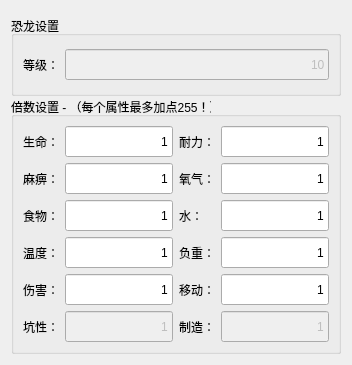
      <widget class="QWidget" name="tab_3">
       <attribute name="title">
        <string>野生恐龙</string>
       </attribute>
       <layout class="QGridLayout" name="gridLayout_16">
        <item row="0" column="0">
         <widget class="QGroupBox" name="groupBox_10">
          <property name="sizePolicy">
           <sizepolicy hsizetype="Preferred" vsizetype="Preferred">
            <horstretch>0</horstretch>
            <verstretch>0</verstretch>
           </sizepolicy>
          </property>
          <property name="minimumSize">
           <size>
            <width>0</width>
            <height>80</height>
           </size>
          </property>
          <property name="maximumSize">
           <size>
            <width>16777215</width>
            <height>70</height>
           </size>
          </property>
          <property name="title">
           <string>恐龙设置</string>
          </property>
          <layout class="QGridLayout" name="gridLayout_15">
           <item row="0" column="0">
            <widget class="QLabel" name="label_70">
             <property name="sizePolicy">
              <sizepolicy hsizetype="Preferred" vsizetype="Minimum">
               <horstretch>0</horstretch>
               <verstretch>0</verstretch>
              </sizepolicy>
             </property>
             <property name="minimumSize">
              <size>
               <width>0</width>
               <height>31</height>
              </size>
             </property>
             <property name="maximumSize">
              <size>
               <width>16777215</width>
               <height>31</height>
              </size>
             </property>
             <property name="text">
              <string>等级：</string>
             </property>
            </widget>
           </item>
           <item row="0" column="1">
            <widget class="QLineEdit" name="lineEdit_70">
             <property name="enabled">
              <bool>false</bool>
             </property>
             <property name="minimumSize">
              <size>
               <width>0</width>
               <height>31</height>
              </size>
             </property>
             <property name="maximumSize">
              <size>
               <width>16777215</width>
               <height>31</height>
              </size>
             </property>
             <property name="text">
              <string>10</string>
             </property>
             <property name="alignment">
              <set>Qt::AlignRight|Qt::AlignTrailing|Qt::AlignVCenter</set>
             </property>
            </widget>
           </item>
          </layout>
         </widget>
        </item>
        <item row="1" column="0">
         <widget class="QGroupBox" name="groupBox_9">
          <property name="minimumSize">
           <size>
            <width>0</width>
            <height>230</height>
           </size>
          </property>
          <property name="maximumSize">
           <size>
            <width>16777215</width>
            <height>16777215</height>
           </size>
          </property>
          <property name="title">
           <string>倍数设置 - （每个属性最多加点255！）</string>
          </property>
          <layout class="QGridLayout" name="gridLayout_14">
           <item row="1" column="3">
            <widget class="QLineEdit" name="lineEdit_58">
             <property name="minimumSize">
              <size>
               <width>0</width>
               <height>31</height>
              </size>
             </property>
             <property name="maximumSize">
              <size>
               <width>16777215</width>
               <height>31</height>
              </size>
             </property>
             <property name="text">
              <string>1</string>
             </property>
             <property name="alignment">
              <set>Qt::AlignRight|Qt::AlignTrailing|Qt::AlignVCenter</set>
             </property>
            </widget>
           </item>
           <item row="2" column="0">
            <widget class="QLabel" name="label_57">
             <property name="minimumSize">
              <size>
               <width>0</width>
               <height>31</height>
              </size>
             </property>
             <property name="maximumSize">
              <size>
               <width>16777215</width>
               <height>31</height>
              </size>
             </property>
             <property name="text">
              <string>食物：</string>
             </property>
            </widget>
           </item>
           <item row="0" column="0">
            <widget class="QLabel" name="label_59">
             <property name="minimumSize">
              <size>
               <width>0</width>
               <height>31</height>
              </size>
             </property>
             <property name="maximumSize">
              <size>
               <width>16777215</width>
               <height>31</height>
              </size>
             </property>
             <property name="text">
              <string>生命：</string>
             </property>
            </widget>
           </item>
           <item row="0" column="1">
            <widget class="QLineEdit" name="lineEdit_59">
             <property name="minimumSize">
              <size>
               <width>0</width>
               <height>31</height>
              </size>
             </property>
             <property name="maximumSize">
              <size>
               <width>16777215</width>
               <height>31</height>
              </size>
             </property>
             <property name="layoutDirection">
              <enum>Qt::LeftToRight</enum>
             </property>
             <property name="inputMethodHints">
              <set>Qt::ImhNone</set>
             </property>
             <property name="text">
              <string>1</string>
             </property>
             <property name="echoMode">
              <enum>QLineEdit::Normal</enum>
             </property>
             <property name="alignment">
              <set>Qt::AlignRight|Qt::AlignTrailing|Qt::AlignVCenter</set>
             </property>
             <property name="dragEnabled">
              <bool>false</bool>
             </property>
             <property name="cursorMoveStyle">
              <enum>Qt::LogicalMoveStyle</enum>
             </property>
            </widget>
           </item>
           <item row="0" column="2">
            <widget class="QLabel" name="label_60">
             <property name="minimumSize">
              <size>
               <width>0</width>
               <height>31</height>
              </size>
             </property>
             <property name="maximumSize">
              <size>
               <width>16777215</width>
               <height>31</height>
              </size>
             </property>
             <property name="text">
              <string>耐力：</string>
             </property>
            </widget>
           </item>
           <item row="1" column="0">
            <widget class="QLabel" name="label_61">
             <property name="minimumSize">
              <size>
               <width>0</width>
               <height>31</height>
              </size>
             </property>
             <property name="maximumSize">
              <size>
               <width>16777215</width>
               <height>31</height>
              </size>
             </property>
             <property name="text">
              <string>麻痹：</string>
             </property>
            </widget>
           </item>
           <item row="1" column="2">
            <widget class="QLabel" name="label_62">
             <property name="minimumSize">
              <size>
               <width>0</width>
               <height>31</height>
              </size>
             </property>
             <property name="maximumSize">
              <size>
               <width>16777215</width>
               <height>31</height>
              </size>
             </property>
             <property name="text">
              <string>氧气：</string>
             </property>
            </widget>
           </item>
           <item row="0" column="3">
            <widget class="QLineEdit" name="lineEdit_60">
             <property name="minimumSize">
              <size>
               <width>0</width>
               <height>31</height>
              </size>
             </property>
             <property name="maximumSize">
              <size>
               <width>16777215</width>
               <height>31</height>
              </size>
             </property>
             <property name="text">
              <string>1</string>
             </property>
             <property name="alignment">
              <set>Qt::AlignRight|Qt::AlignTrailing|Qt::AlignVCenter</set>
             </property>
            </widget>
           </item>
           <item row="1" column="1">
            <widget class="QLineEdit" name="lineEdit_61">
             <property name="minimumSize">
              <size>
               <width>0</width>
               <height>31</height>
              </size>
             </property>
             <property name="maximumSize">
              <size>
               <width>16777215</width>
               <height>31</height>
              </size>
             </property>
             <property name="text">
              <string>1</string>
             </property>
             <property name="alignment">
              <set>Qt::AlignRight|Qt::AlignTrailing|Qt::AlignVCenter</set>
             </property>
            </widget>
           </item>
           <item row="3" column="0">
            <widget class="QLabel" name="label_63">
             <property name="minimumSize">
              <size>
               <width>0</width>
               <height>31</height>
              </size>
             </property>
             <property name="maximumSize">
              <size>
               <width>16777215</width>
               <height>31</height>
              </size>
             </property>
             <property name="text">
              <string>温度：</string>
             </property>
            </widget>
           </item>
           <item row="2" column="3">
            <widget class="QLineEdit" name="lineEdit_62">
             <property name="minimumSize">
              <size>
               <width>0</width>
               <height>31</height>
              </size>
             </property>
             <property name="maximumSize">
              <size>
               <width>16777215</width>
               <height>31</height>
              </size>
             </property>
             <property name="text">
              <string>1</string>
             </property>
             <property name="alignment">
              <set>Qt::AlignRight|Qt::AlignTrailing|Qt::AlignVCenter</set>
             </property>
            </widget>
           </item>
           <item row="2" column="2">
            <widget class="QLabel" name="label_64">
             <property name="minimumSize">
              <size>
               <width>0</width>
               <height>31</height>
              </size>
             </property>
             <property name="maximumSize">
              <size>
               <width>16777215</width>
               <height>31</height>
              </size>
             </property>
             <property name="text">
              <string>水：</string>
             </property>
            </widget>
           </item>
           <item row="2" column="1">
            <widget class="QLineEdit" name="lineEdit_63">
             <property name="minimumSize">
              <size>
               <width>0</width>
               <height>31</height>
              </size>
             </property>
             <property name="maximumSize">
              <size>
               <width>16777215</width>
               <height>31</height>
              </size>
             </property>
             <property name="text">
              <string>1</string>
             </property>
             <property name="alignment">
              <set>Qt::AlignRight|Qt::AlignTrailing|Qt::AlignVCenter</set>
             </property>
            </widget>
           </item>
           <item row="3" column="1">
            <widget class="QLineEdit" name="lineEdit_64">
             <property name="minimumSize">
              <size>
               <width>0</width>
               <height>31</height>
              </size>
             </property>
             <property name="maximumSize">
              <size>
               <width>16777215</width>
               <height>31</height>
              </size>
             </property>
             <property name="text">
              <string>1</string>
             </property>
             <property name="alignment">
              <set>Qt::AlignRight|Qt::AlignTrailing|Qt::AlignVCenter</set>
             </property>
            </widget>
           </item>
           <item row="4" column="0">
            <widget class="QLabel" name="label_65">
             <property name="minimumSize">
              <size>
               <width>0</width>
               <height>31</height>
              </size>
             </property>
             <property name="maximumSize">
              <size>
               <width>16777215</width>
               <height>31</height>
              </size>
             </property>
             <property name="text">
              <string>伤害：</string>
             </property>
            </widget>
           </item>
           <item row="3" column="2">
            <widget class="QLabel" name="label_66">
             <property name="minimumSize">
              <size>
               <width>0</width>
               <height>31</height>
              </size>
             </property>
             <property name="maximumSize">
              <size>
               <width>16777215</width>
               <height>31</height>
              </size>
             </property>
             <property name="text">
              <string>负重：</string>
             </property>
            </widget>
           </item>
           <item row="3" column="3">
            <widget class="QLineEdit" name="lineEdit_65">
             <property name="minimumSize">
              <size>
               <width>0</width>
               <height>31</height>
              </size>
             </property>
             <property name="maximumSize">
              <size>
               <width>16777215</width>
               <height>31</height>
              </size>
             </property>
             <property name="text">
              <string>1</string>
             </property>
             <property name="alignment">
              <set>Qt::AlignRight|Qt::AlignTrailing|Qt::AlignVCenter</set>
             </property>
            </widget>
           </item>
           <item row="4" column="1">
            <widget class="QLineEdit" name="lineEdit_66">
             <property name="minimumSize">
              <size>
               <width>0</width>
               <height>31</height>
              </size>
             </property>
             <property name="maximumSize">
              <size>
               <width>16777215</width>
               <height>31</height>
              </size>
             </property>
             <property name="text">
              <string>1</string>
             </property>
             <property name="alignment">
              <set>Qt::AlignRight|Qt::AlignTrailing|Qt::AlignVCenter</set>
             </property>
            </widget>
           </item>
           <item row="5" column="1">
            <widget class="QLineEdit" name="lineEdit_67">
             <property name="enabled">
              <bool>false</bool>
             </property>
             <property name="minimumSize">
              <size>
               <width>0</width>
               <height>31</height>
              </size>
             </property>
             <property name="maximumSize">
              <size>
               <width>16777215</width>
               <height>31</height>
              </size>
             </property>
             <property name="text">
              <string>1</string>
             </property>
             <property name="alignment">
              <set>Qt::AlignRight|Qt::AlignTrailing|Qt::AlignVCenter</set>
             </property>
            </widget>
           </item>
           <item row="4" column="3">
            <widget class="QLineEdit" name="lineEdit_68">
             <property name="minimumSize">
              <size>
               <width>0</width>
               <height>31</height>
              </size>
             </property>
             <property name="maximumSize">
              <size>
               <width>16777215</width>
               <height>31</height>
              </size>
             </property>
             <property name="text">
              <string>1</string>
             </property>
             <property name="alignment">
              <set>Qt::AlignRight|Qt::AlignTrailing|Qt::AlignVCenter</set>
             </property>
            </widget>
           </item>
           <item row="5" column="0">
            <widget class="QLabel" name="label_67">
             <property name="minimumSize">
              <size>
               <width>0</width>
               <height>31</height>
              </size>
             </property>
             <property name="maximumSize">
              <size>
               <width>16777215</width>
               <height>31</height>
              </size>
             </property>
             <property name="text">
              <string>坑性：</string>
             </property>
            </widget>
           </item>
           <item row="5" column="2">
            <widget class="QLabel" name="label_68">
             <property name="minimumSize">
              <size>
               <width>0</width>
               <height>31</height>
              </size>
             </property>
             <property name="maximumSize">
              <size>
               <width>16777215</width>
               <height>31</height>
              </size>
             </property>
             <property name="text">
              <string>制造：</string>
             </property>
            </widget>
           </item>
           <item row="4" column="2">
            <widget class="QLabel" name="label_69">
             <property name="minimumSize">
              <size>
               <width>0</width>
               <height>31</height>
              </size>
             </property>
             <property name="maximumSize">
              <size>
               <width>16777215</width>
               <height>31</height>
              </size>
             </property>
             <property name="text">
              <string>移动：</string>
             </property>
            </widget>
           </item>
           <item row="5" column="3">
            <widget class="QLineEdit" name="lineEdit_69">
             <property name="enabled">
              <bool>false</bool>
             </property>
             <property name="minimumSize">
              <size>
               <width>0</width>
               <height>31</height>
              </size>
             </property>
             <property name="maximumSize">
              <size>
               <width>16777215</width>
               <height>31</height>
              </size>
             </property>
             <property name="text">
              <string>1</string>
             </property>
             <property name="alignment">
              <set>Qt::AlignRight|Qt::AlignTrailing|Qt::AlignVCenter</set>
             </property>
            </widget>
           </item>
          </layout>
         </widget>
        </item>
       </layout>
      </widget>
